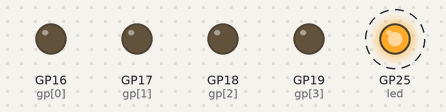
The program below on a simulated Raspberry Pi Pico running MicroPython. Parts: output pins drawn as LEDs (lit = HIGH). Dashed ring = blinking. What the program prints to the serial console is not drawn.

Above: at 0.5 s.
Timing chart, 0 to 4.6 s (numbered marks = the images above):
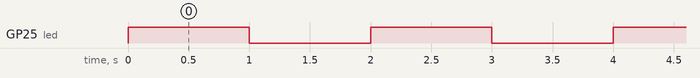

Measured:
- by itself, GP25 (led): alternates HIGH for 1.0 s and LOW for 1.0 s

The program:

main.py
```python
# Farm idle program (CONTRACTS C8): onboard LED (GP25) blinks at 0.5 Hz (1 s on, 1 s off);
# external LEDs GP16-GP19 stay off. Installed by rigd on every reset; the verifier calibrates from it.
import time
from machine import Pin

led = Pin(25, Pin.OUT)
for gp in (16, 17, 18, 19):
    Pin(gp, Pin.OUT).value(0)

print("FARM-IDLE")
while True:
    led.value(1)
    time.sleep_ms(1000)
    led.value(0)
    time.sleep_ms(1000)
```
